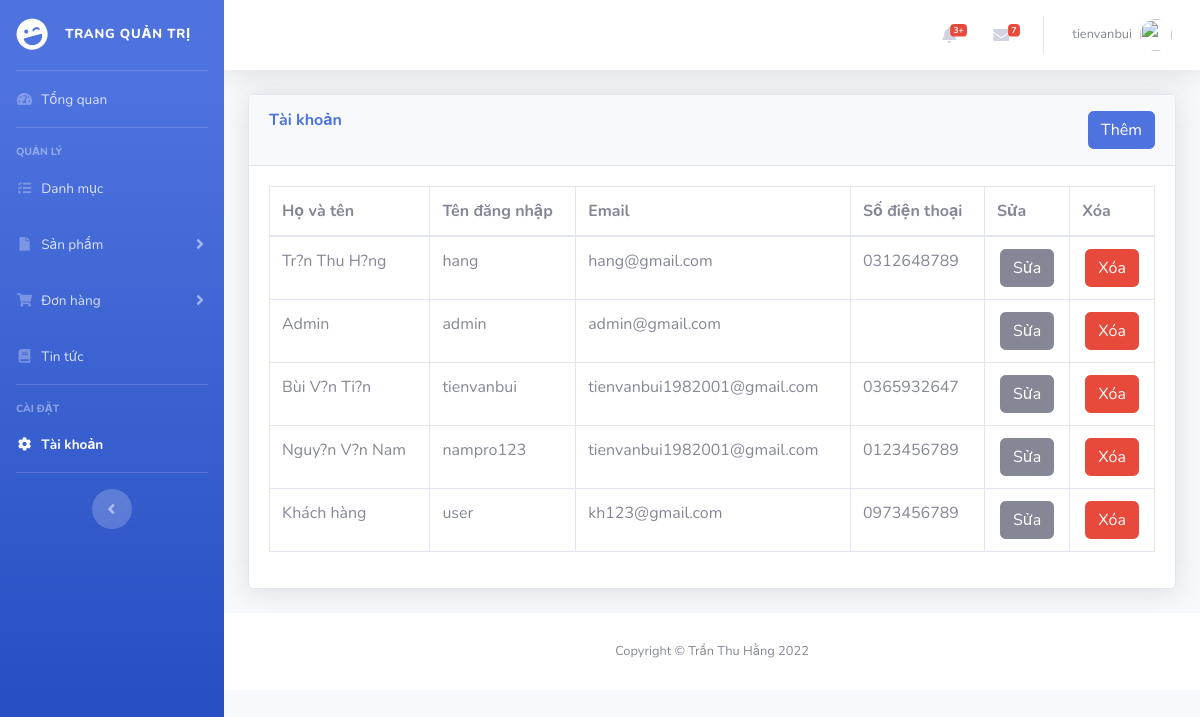
/mvc196/PHPAdmin/register.php (signed in), run on an earlier commit of the app's database.
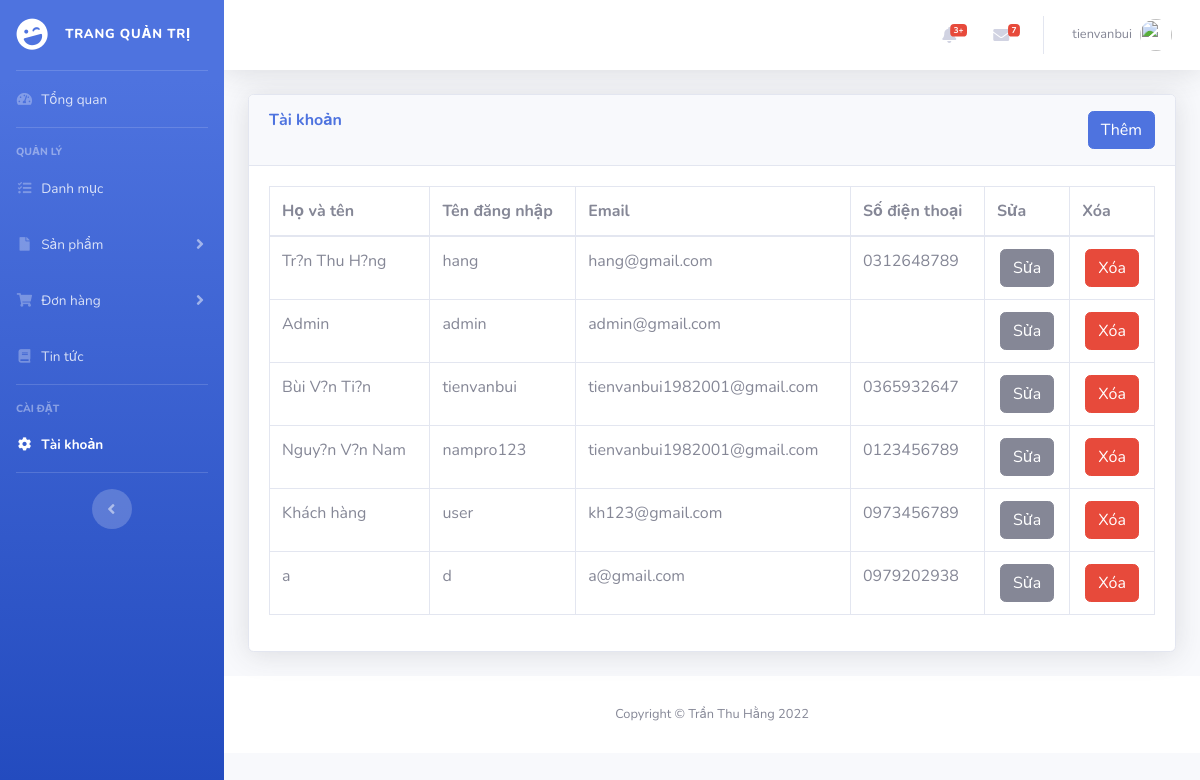
And on a later commit of the database.
### tables this page shows
CREATE TABLE `users` (
  `id` int(11) UNSIGNED NOT NULL,
  `name` varchar(255) NOT NULL,
  `email` varchar(255) NOT NULL,
  `password` varchar(255) NOT NULL,
  `address` varchar(250) DEFAULT NULL,
  `phone_number` varchar(20) DEFAULT NULL,
  `username` varchar(250) NOT NULL,
  `role_id` int(10) UNSIGNED NOT NULL,
  `status` int(10) UNSIGNED NOT NULL DEFAULT 0
);

### mvc196/PHPAdmin/register.php (the view, shortened to what this page needs)
<?php
include('includes/header.php');
include('includes/navbar.php');
?>
<div class="container-fluid">
	<div class="card shadow mb-4">
		<div class="card-header py-3">
			<h6 class="m-0 font-weight-bold text-primary">Tài khoản
				<button type="button" class="btn btn-primary" style="float: right;" data-toggle="modal" data-target="#addadminprofile">
					Thêm
				</button>
			</h6>
		</div>
		<div class="card-body">
			<div class="table-responsive">
				<?php
				$query = "SELECT * FROM users WHERE status <> 0";
				$query_run = mysqli_query($connection, $query);
				?>
				<table class="table table-bordered" id="dataTable" width="100%" cellspacing="0">
					<thead>
						<tr>
							<th> Họ và tên </th>
							<th> Tên đăng nhập </th>
							<th> Email </th>
							<th> Số điện thoại </th>
							<th> Sửa </th>
							<th> Xóa </th>
						</tr>
					</thead>
					<tbody>
						<?php
						if (mysqli_num_rows($query_run) > 0) {
							while ($row = mysqli_fetch_assoc($query_run)) {
						?>
								<tr>
									<td><?php echo $row['name']; ?></td>
									<td><?php echo $row['username']; ?></td>
									<td><?php echo $row['email']; ?></td>
									<td><?php echo $row['phone_number']; ?></td>
									<td class="center">
										<button type="button" class="btn btn-secondary editBtn" id="editBtn" value="<?php echo $row['id']; ?>"
										data-address="<?php echo $row['address']; ?>" data-role="<?php echo $row['role_id']; ?>"> Sửa</button>
									</td>
									<td class="center">
										<button type="button" class="btn btn-danger deleteBtn"
											id="deleteBtn" value="<?php echo $row['id']; ?>"> Xóa </button>
									</td>
								</tr>
						<?php
							}
						} else {
							echo "<tr><td colspan='5' style='text-align: center;'>Không có bản ghi</td><tr>";
						}
						?>
					</tbody>
				</table>
			</div>
		</div>
	</div>
</div>
<?php
include('includes/scripts.php');
include('includes/footer.php');
?>

What changed in the data, as far as the page shows it:
added users: name "a", username "d", email "a@gmail.com", phone_number "0979202938", $row['id'] 21 (drawn)
